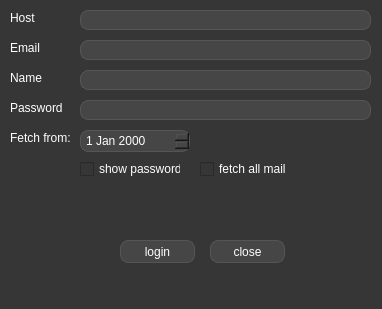
<?xml version="1.0" encoding="UTF-8"?>
<ui version="4.0">
 <class>MainWindow</class>
 <widget class="QMainWindow" name="MainWindow">
  <property name="geometry">
   <rect>
    <x>0</x>
    <y>0</y>
    <width>382</width>
    <height>309</height>
   </rect>
  </property>
  <property name="windowTitle">
   <string>MainWindow</string>
  </property>
  <property name="styleSheet">
   <string notr="true">background-color:rgb(54, 54, 54)</string>
  </property>
  <widget class="QWidget" name="centralwidget">
   <widget class="QLabel" name="label">
    <property name="geometry">
     <rect>
      <x>10</x>
      <y>10</y>
      <width>61</width>
      <height>16</height>
     </rect>
    </property>
    <property name="styleSheet">
     <string notr="true">color:rgb(255, 255, 255)</string>
    </property>
    <property name="text">
     <string>Host</string>
    </property>
   </widget>
   <widget class="QLineEdit" name="serverLineEdit">
    <property name="geometry">
     <rect>
      <x>80</x>
      <y>10</y>
      <width>291</width>
      <height>20</height>
     </rect>
    </property>
    <property name="styleSheet">
     <string notr="true">border:1px solid rgb(85, 85, 85); 
border-radius: 8px; 
padding: 3px; 
background-color: rgb(70, 70, 70); 
color: rgb(255, 255, 255)</string>
    </property>
   </widget>
   <widget class="QLineEdit" name="emailLineEdit">
    <property name="geometry">
     <rect>
      <x>80</x>
      <y>40</y>
      <width>291</width>
      <height>20</height>
     </rect>
    </property>
    <property name="styleSheet">
     <string notr="true">border:1px solid rgb(85, 85, 85); 
border-radius: 8px; 
padding: 3px; 
background-color: rgb(70, 70, 70); 
color: rgb(255, 255, 255)</string>
    </property>
   </widget>
   <widget class="QLabel" name="label_2">
    <property name="geometry">
     <rect>
      <x>10</x>
      <y>40</y>
      <width>61</width>
      <height>16</height>
     </rect>
    </property>
    <property name="styleSheet">
     <string notr="true">color:rgb(255, 255, 255)</string>
    </property>
    <property name="text">
     <string>Email</string>
    </property>
   </widget>
   <widget class="QLineEdit" name="passwordLineEdit">
    <property name="geometry">
     <rect>
      <x>80</x>
      <y>100</y>
      <width>291</width>
      <height>20</height>
     </rect>
    </property>
    <property name="styleSheet">
     <string notr="true">border:1px solid rgb(85, 85, 85); 
border-radius: 8px; 
padding: 3px; 
background-color: rgb(70, 70, 70); 
color: rgb(255, 255, 255)</string>
    </property>
    <property name="echoMode">
     <enum>QLineEdit::Password</enum>
    </property>
   </widget>
   <widget class="QLabel" name="label_3">
    <property name="geometry">
     <rect>
      <x>10</x>
      <y>100</y>
      <width>61</width>
      <height>16</height>
     </rect>
    </property>
    <property name="styleSheet">
     <string notr="true">color:rgb(255, 255, 255)</string>
    </property>
    <property name="text">
     <string>Password</string>
    </property>
   </widget>
   <widget class="QCheckBox" name="ShowPasswordCheck">
    <property name="geometry">
     <rect>
      <x>80</x>
      <y>160</y>
      <width>101</width>
      <height>18</height>
     </rect>
    </property>
    <property name="styleSheet">
     <string notr="true">color:rgb(255, 255, 255)</string>
    </property>
    <property name="text">
     <string>show password</string>
    </property>
   </widget>
   <widget class="QPushButton" name="loginButton">
    <property name="geometry">
     <rect>
      <x>120</x>
      <y>240</y>
      <width>75</width>
      <height>23</height>
     </rect>
    </property>
    <property name="styleSheet">
     <string notr="true">border:1px solid rgb(85, 85, 85); 
border-radius: 8px; 
padding: 3px; 
background-color: rgb(70, 70, 70); 
color: rgb(255, 255, 255)</string>
    </property>
    <property name="text">
     <string>login</string>
    </property>
   </widget>
   <widget class="QLabel" name="errorLine">
    <property name="geometry">
     <rect>
      <x>80</x>
      <y>190</y>
      <width>291</width>
      <height>31</height>
     </rect>
    </property>
    <property name="styleSheet">
     <string notr="true">color:rgb(170, 0, 0)</string>
    </property>
    <property name="text">
     <string/>
    </property>
    <property name="wordWrap">
     <bool>true</bool>
    </property>
   </widget>
   <widget class="QPushButton" name="closeButton">
    <property name="geometry">
     <rect>
      <x>210</x>
      <y>240</y>
      <width>75</width>
      <height>23</height>
     </rect>
    </property>
    <property name="styleSheet">
     <string notr="true">border:1px solid rgb(85, 85, 85); 
border-radius: 8px; 
padding: 3px; 
background-color: rgb(70, 70, 70); 
color: rgb(255, 255, 255)</string>
    </property>
    <property name="text">
     <string>close</string>
    </property>
   </widget>
   <widget class="QLabel" name="label_4">
    <property name="geometry">
     <rect>
      <x>10</x>
      <y>70</y>
      <width>61</width>
      <height>16</height>
     </rect>
    </property>
    <property name="styleSheet">
     <string notr="true">color:rgb(255, 255, 255)</string>
    </property>
    <property name="text">
     <string>Name</string>
    </property>
   </widget>
   <widget class="QLineEdit" name="nameLineEdit">
    <property name="geometry">
     <rect>
      <x>80</x>
      <y>70</y>
      <width>291</width>
      <height>20</height>
     </rect>
    </property>
    <property name="styleSheet">
     <string notr="true">border:1px solid rgb(85, 85, 85); 
border-radius: 8px; 
padding: 3px; 
background-color: rgb(70, 70, 70); 
color: rgb(255, 255, 255)</string>
    </property>
   </widget>
   <widget class="QDateEdit" name="fromDateEdit">
    <property name="geometry">
     <rect>
      <x>80</x>
      <y>130</y>
      <width>110</width>
      <height>22</height>
     </rect>
    </property>
    <property name="styleSheet">
     <string notr="true">border:1px solid rgb(85, 85, 85); 
border-radius: 8px; 
padding: 3px; 
background-color: rgb(70, 70, 70); 
color: rgb(255, 255, 255)</string>
    </property>
   </widget>
   <widget class="QLabel" name="label_5">
    <property name="geometry">
     <rect>
      <x>10</x>
      <y>130</y>
      <width>61</width>
      <height>16</height>
     </rect>
    </property>
    <property name="styleSheet">
     <string notr="true">color:rgb(255, 255, 255)</string>
    </property>
    <property name="text">
     <string>Fetch from:</string>
    </property>
   </widget>
   <widget class="QCheckBox" name="allMailCheck">
    <property name="geometry">
     <rect>
      <x>200</x>
      <y>160</y>
      <width>101</width>
      <height>18</height>
     </rect>
    </property>
    <property name="styleSheet">
     <string notr="true">color:rgb(255, 255, 255)</string>
    </property>
    <property name="text">
     <string>fetch all mail</string>
    </property>
   </widget>
  </widget>
  <widget class="QStatusBar" name="statusbar"/>
 </widget>
 <resources/>
 <connections/>
</ui>
